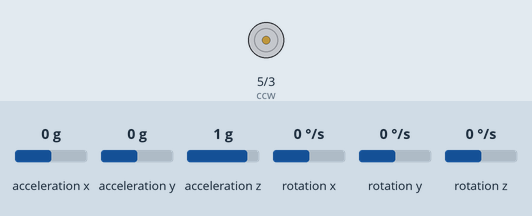
A sketch run on a simulated Arduino Uno, built with avr-gcc and run on an emulated ATmega328P. Parts: motor-driver pin pairs drawn as motors (green arrow = first pin HIGH = forward, orange = second pin HIGH = backward, longer = more drive). Wiring (inferred from the names in the program): MPU-6050 motion sensor at I2C address 0x68. The test bench sets the inputs (shaded band); at power-on: rotation x 0 °/s, acceleration x 0 g, acceleration y 0 g, acceleration z 1 g, rotation y 0 °/s, rotation z 0 °/s.

Above: at 2.2 s.
2.3 s: rotation x set to -9 °/s
3.8 s: rotation x set to -12 °/s
At 4.01 s:
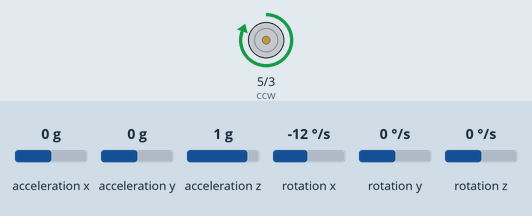
6.8 s: rotation x set to 100 °/s
9.8 s: rotation x set to 12 °/s
12.8 s: rotation x set to 9 °/s
At 12.8 s:
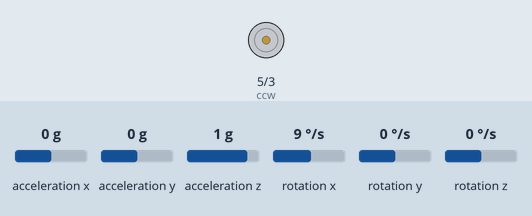
Timing chart, 0 to 15.3 s (numbered marks = the images above; inputs shaded):
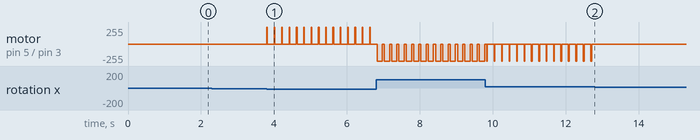

Measured:
- the behaviour switches between -10 and -11 °/s on rotation x (found by bisection; images 0 and 1)
- after the input at 2.3 s, every drawn part: stays the same
- after the input at 3.8 s, motor on pin 5 (ccw) / pin 3 (cw): alternates forward 255/255 for 0.02 s and stopped for 0.18 s, starting at once
- after the input at 12.8 s, motor on pin 5 (ccw) / pin 3 (cw): stops changing and stays stopped

The sketch:

Gain_v2.ino
```cpp
#include <Wire.h>

#define A_GAIN 0.932    // [deg/LSB]
#define G_GAIN 1.466    // [deg/s/LSB]

#define DT 0.002         // [s/loop] loop period
#define A 0.98         // complementary filter constant

#define KP 1.8          // proportional controller gain [LSB/deg/loop]
#define KD 0.4          // derivative controller gain [LSB/deg/loop]
#define KI 0.5          // Integral controller gain

float accel = 0.0;
float angle = 0.0;      // [deg]
float rate = 0.0;       // [deg/s]
float output = 0.0;     // [LSB] (100% voltage to motor is 255LSB)

float accelX = 0.0;
float angleX = 0.0;      // [deg]
float rateX = 0.0;       // [deg/s]
float rateXrad = 0.0;     // [rad/s]
float rateXave = 0.0;     // [deg/s]
float outputX = 0.0;     // [LSB] (100% voltage to motor is 255LSB)

float accelY = 0.0;
float angleY = 0.0;      // [deg]
float rateY = 0.0;       // [deg/s]
float outputY = 0.0;     // [LSB] (100% voltage to motor is 255LSB)

float rateZ = 0.0;       // [deg/s]

#define num  1      // for smoother
int reader[num];         // for smoother
int Index = 0;           // for smoother
float total = 0.0;         // for smoother
float ave = 0.0;           // ave the rate for smoother
float rateD = 0.00;      // desired roll rate
#define kp 0.41            // proportional gain for duty cycle
float a = 1.0 * kp;        // (I/(r*.1s))/Ftot equation to dc from radian error
float u = 0.0;
float aveRad = 0.0;


const int MPU=0x68;  // I2C address of the MPU-6050
float AcX;
float AcY;
float AcZ;
float GyX;
float GyY;
float GyZ;
float Tmp;
float d = 0;

#define onTime 200
unsigned long previousMillis = 0;        // will store last time LED was updated
int interval = onTime;
boolean ledState = LOW;                 // ledState used to set the LED
//const long interval = 100;             // interval at which to blink (milliseconds)
#define MPU6050_DLPF_CFG3     6          //Built in low pass filter section delay 4.9ms
#define MPU6050_CONFIG       0x1A        //congfig register for MPU6050

#define cw  3
#define ccw  5

void setup() {

  Wire.begin();
  Wire.beginTransmission(MPU);
  Wire.write(0x6B);            // PWR_MGMT_1 register
  Wire.write(0);               // set to zero (wakes up the MPU-6050)
  Wire.endTransmission(true);
  Wire.beginTransmission(MPU);
  Wire.write(MPU6050_CONFIG);  // digital filter resgister fs 1 Khz
  Wire.write(MPU6050_DLPF_CFG3);     // set to zero (wakes up the MPU-6050)
  Wire.endTransmission(true);
  pinMode(cw, OUTPUT);
  pinMode(ccw, OUTPUT);
  pinMode(A0, INPUT);
  Serial.begin(9600);
  digitalWrite(ccw, LOW);
  digitalWrite(cw, LOW);
  for (int i = 0; i < num; i++)
    reader[i] = 0;
  delay(1000);

}

void loop(){
  if (millis() < 15000){

      IMU(); //call IMU function

      if (aveRad >= 0.08) {
        blinkwd();
        digitalWrite(cw,ledState);
      }

      //acvitate solenoids to roll counter-clockwise
      else if (aveRad <= -0.08) {
        blinkwd();
        digitalWrite(ccw,ledState);
      }

      //sweetspot!! no roll action to solenoids
      else {
        digitalWrite(cw,LOW);
        digitalWrite(ccw,LOW);
      }


      delay(1);
  }

 else{
    digitalWrite(cw,LOW);
    digitalWrite(ccw,LOW);
  }

  /*
  Serial.print(" | rateXaveRad = ");
  Serial.println(aveRad);
  Serial.print(" | rateX = ");
  Serial.print(rateX);
  Serial.print("   |ledstate   ");
  Serial.print(ledState);
  Serial.print("   |u   ");
  Serial.print(u);
  */


}


void blinkwd(){
  IMU();
  u = a*abs(aveRad);
  unsigned long currentMillis = millis();

  if (u >= 1){
    ledState = HIGH;
  }

  else if (abs(u) < .075 ){
    ledState = LOW;

  }


  else if ((unsigned long)(currentMillis - previousMillis) >= interval) {

    if (ledState) {
      interval = onTime-u*onTime;
    }

    else {
      interval = u*onTime;
    }
    ledState = !(ledState);
    previousMillis = currentMillis;
  }


}

void IMU(){ //IMU function for MPU-6050
  Wire.beginTransmission(MPU);
  Wire.write(0x3B);  // starting with register 0x3B (ACCEL_XOUT_H)
  Wire.endTransmission(false);
  Wire.requestFrom(MPU,14,true);
  AcX=Wire.read()<<8|Wire.read();
  AcY=Wire.read()<<8|Wire.read();
  AcZ=Wire.read()<<8|Wire.read();
  Tmp=Wire.read()<<8|Wire.read();
  GyX=Wire.read()<<8|Wire.read();
  GyY=Wire.read()<<8|Wire.read();
  GyZ=Wire.read()<<8|Wire.read();
  ////////////////////////////////////////////////////////////
  //output for Pitch tilt
  rateX = GyX / 131;//7528 for rad or / by 131 for deg
//  Serial.print(" | rateX = ");
//  Serial.println(rateX);
/*
  //set accell rate
  accelY = AcY / 16384;
  Serial.print(" | accY = ");
  Serial.print(accelY);
  //determine the angle
  angleX = A * (angle + rate * DT) + (1 - A) * accel;
  Serial.print(" | angX = ");
  Serial.print(angleX);
  //set the scalar reaction
  outputX = (angle * KP + rate * KD) ;
  Serial.print(" | outX = ");
  Serial.print(outputX);
  ////////////////////////////////////////////////////////////
  //output for Yaw tilt

  rateY = GyY / 131;
  Serial.print(" | rateY = ");
  Serial.print(rateY);

  //set accell rate
  accelX = AcX / 16384;
  Serial.print(" | accX = ");
  Serial.print(accelX);
  //determine the angle
  angleY = A * (angle + rate * DT) + (1 - A) * accel;
  Serial.print(" | angY = ");
  Serial.print(angleY);
  //set the scalar reaction
  outputY = (angle * KP + rate * KD) ;
  Serial.print(" | outY = ");
  Serial.print(outputY);
  ////////////////////////////////////////////////////////////
  //output for roll rate
  rateZ = GyZ / 131;
  Serial.print(" | rateZ = ");
  Serial.println(rateZ);
  */
  total = total - reader[Index];
  reader[Index] = rateX;
  total = total + reader[Index];
  Index = Index + 1;
  if (Index >= num)
    Index = 0;

  ave = total /num;

  aveRad = ave/57.3;
//  Serial.print(" | rateXaveRad = ");
//  Serial.println(aveRad);
}
```
